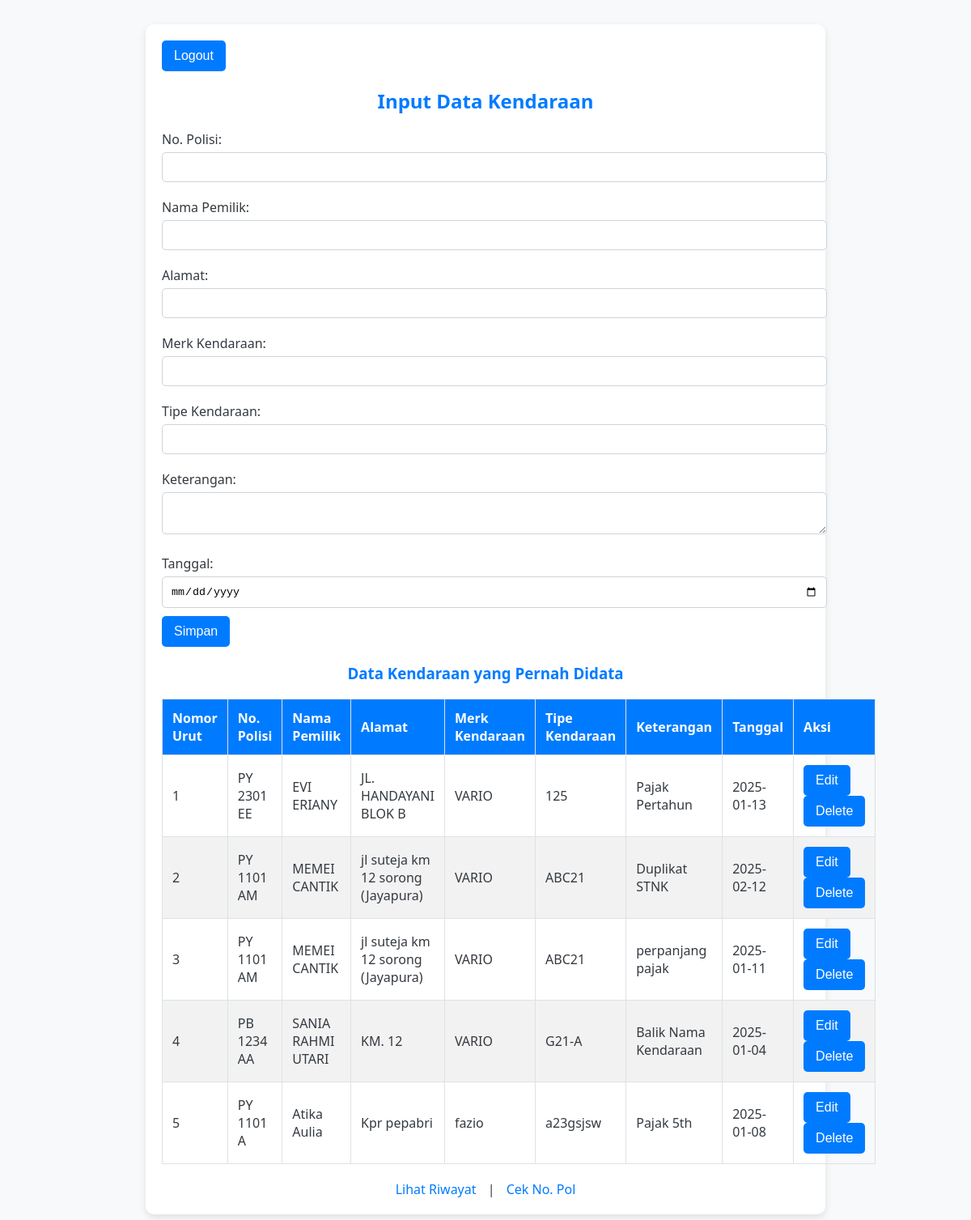
/input_data.php (signed in), run on the app's committed database.
### tables this page shows
CREATE TABLE `kendaraan` (
  `id` int(11) NOT NULL,
  `nomor_urut` int(11) NOT NULL,
  `no_pol` varchar(20) NOT NULL,
  `nama_pemilik` varchar(100) NOT NULL,
  `alamat` varchar(255) NOT NULL,
  `merk_kendaraan` varchar(100) NOT NULL,
  `tipe_kendaraan` varchar(100) NOT NULL,
  `keterangan` text DEFAULT NULL,
  `tanggal` date DEFAULT NULL
);

### input_data.php (the view, shortened to what this page needs)
<?php
include 'db_connect.php';
$edit = null;
$query = "SELECT * FROM kendaraan ORDER BY id DESC";
$result = $conn->query($query);
?>
<!DOCTYPE html>
<html lang="en">
<head>
</head>
<body>
    <div class="container">
        <form action="logout.php" method="post">
            <button type="submit">Logout</button>
        </form>
        <h2>Input Data Kendaraan</h2>
        <div class="content">
            <div class="form-container">
                <form method="post">
                    <label>No. Polisi:</label>
                    <input type="text" name="no_pol" value="<?php echo $edit['no_pol'] ?? ''; ?>" required>
                    <label>Nama Pemilik:</label>
                    <input type="text" name="nama_pemilik" value="<?php echo $edit['nama_pemilik'] ?? ''; ?>" required>
                    <label>Alamat:</label>
                    <input type="text" name="alamat" value="<?php echo $edit['alamat'] ?? ''; ?>" required>
                    <label>Merk Kendaraan:</label>
                    <input type="text" name="merk_kendaraan" value="<?php echo $edit['merk_kendaraan'] ?? ''; ?>" required>
                    <label>Tipe Kendaraan:</label>
                    <input type="text" name="tipe_kendaraan" value="<?php echo $edit['tipe_kendaraan'] ?? ''; ?>" required>
                    <label>Keterangan:</label>
                    <textarea name="keterangan" required><?php echo $edit['keterangan'] ?? ''; ?></textarea>
                    <label>Tanggal:</label>
                    <input type="date" name="tanggal" value="<?php echo $edit['tanggal'] ?? ''; ?>" required>
                    <button type="submit" name="<?php echo isset($edit) ? 'update' : 'submit'; ?>">
                        <?php echo isset($edit) ? 'Update' : 'Simpan'; ?>
                    </button>
                </form>
            </div>
            <div class="table-container">
                <h3>Data Kendaraan yang Pernah Didata</h3>
                <table>
                    <thead>
                        <tr>
                            <th>Nomor Urut</th>
                            <th>No. Polisi</th>
                            <th>Nama Pemilik</th>
                            <th>Alamat</th>
                            <th>Merk Kendaraan</th>
                            <th>Tipe Kendaraan</th>
                            <th>Keterangan</th>
                            <th>Tanggal</th>
                            <th>Aksi</th>
                        </tr>
                    </thead>
                    <tbody>
                        <?php
                        if ($result->num_rows > 0) {
                            $no = 1;
                            while ($row = $result->fetch_assoc()) {
                                echo "<tr>
                                    <td>{$no}</td>
                                    <td>{$row['no_pol']}</td>
                                    <td>{$row['nama_pemilik']}</td>
                                    <td>{$row['alamat']}</td>
                                    <td>{$row['merk_kendaraan']}</td>
                                    <td>{$row['tipe_kendaraan']}</td>
                                    <td>{$row['keterangan']}</td>
                                    <td>{$row['tanggal']}</td>
                                    <td>
                                        <form method='post' style='display:inline;'>
                                            <input type='hidden' name='id' value='{$row['id']}'>
                                            <button type='submit' name='edit'>Edit</button>
                                        </form>
                                        <form method='post' style='display:inline;'>
                                            <input type='hidden' name='id' value='{$row['id']}'>
                                            <button type='submit' name='delete' onclick='return confirm(\"Apakah Anda yakin ingin menghapus data ini?\");'>Delete</button>
                                        </form>
                                    </td>
                                </tr>";
                                $no++;
                            }
                        } else {
                            echo "<tr><td colspan='9' style='text-align:center;'>Tidak ada data kendaraan.</td></tr>";
                        }
                        ?>
                    </tbody>
                </table>
            </div>
        </div>
        <div class="links">
            <a href="riwayat.php">Lihat Riwayat</a> |
            <a href="cek_no_pol.php">Cek No. Pol</a>
        </div>
    </div>
</body>
</html>

### input_data.php (style rules this page uses)
body { font-family: 'Segoe UI', Tahoma, Geneva, Verdana, sans-serif; margin: 0; padding: 0; background-color: #f8f9fa; color: #343a40; }
.container { max-width: 800px; margin: 30px auto; padding: 20px; background: #ffffff; border-radius: 10px; box-shadow: 0 4px 10px rgba(0, 0, 0, 0.1); }
h2, h3 { text-align: center; color: #007BFF; }
label { display: block; margin: 10px 0 5px; }
input[type="text"], input[type="date"], textarea { width: 100%; padding: 10px; margin-bottom: 10px; border: 1px solid #ced4da; border-radius: 5px; }
button { background-color: #007BFF; color: white; border: none; padding: 10px 15px; border-radius: 5px; cursor: pointer; font-size: 16px; transition: background-color 0.3s ease; }
.table-container { margin-top: 20px; }
table { width: 100%; border-collapse: collapse; margin-top: 10px; }
th, td { padding: 12px; border: 1px solid #dee2e6; text-align: left; }
th { background-color: #007BFF; color: white; }
tr:nth-child(even) { background-color: #f2f2f2; }
.links { text-align: center; margin-top: 20px; }
.links a { color: #007BFF; text-decoration: none; margin: 0 10px; }

### data on the page
kendaraan: no_pol "PY 2301 EE", nama_pemilik "EVI ERIANY", alamat "JL. HANDAYANI BLOK B", merk_kendaraan "VARIO", tipe_kendaraan "125", keterangan "Pajak Pertahun", tanggal "2025-01-13"
kendaraan: no_pol "PY 1101 AM", nama_pemilik "MEMEI CANTIK", alamat "jl suteja km 12 sorong (Jayapura)", merk_kendaraan "VARIO", tipe_kendaraan "ABC21", keterangan "Duplikat STNK", tanggal "2025-02-12"
kendaraan: no_pol "PY 1101 AM", nama_pemilik "MEMEI CANTIK", alamat "jl suteja km 12 sorong (Jayapura)", merk_kendaraan "VARIO", tipe_kendaraan "ABC21", keterangan "perpanjang pajak", tanggal "2025-01-11"
kendaraan: no_pol "PB 1234 AA", nama_pemilik "SANIA RAHMI UTARI", alamat "KM. 12", merk_kendaraan "VARIO", tipe_kendaraan "G21-A", keterangan "Balik Nama Kendaraan", tanggal "2025-01-04"
kendaraan: no_pol "PY 1101 A", nama_pemilik "Atika Aulia", alamat "Kpr pepabri", merk_kendaraan "fazio", tipe_kendaraan "a23gsjsw", keterangan "Pajak 5th", tanggal "2025-01-08"
